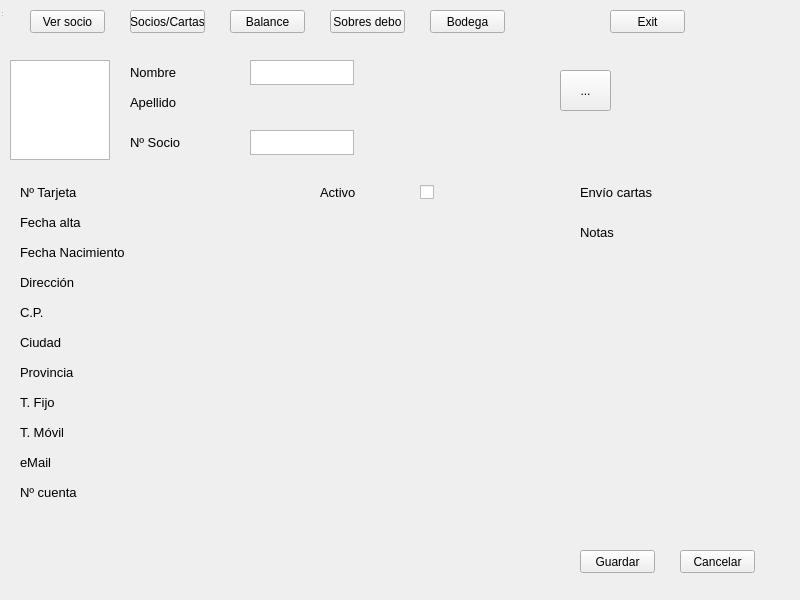
<?xml version="1.0" encoding="UTF-8"?>
<ui version="4.0">
 <class>admon_screen</class>
 <widget class="QWidget" name="admon_screen">
  <property name="geometry">
   <rect>
    <x>0</x>
    <y>0</y>
    <width>800</width>
    <height>600</height>
   </rect>
  </property>
  <property name="windowTitle">
   <string>MainWindow</string>
  </property>
  <widget class="QWidget" name="memberwidget" native="true">
   <property name="geometry">
    <rect>
     <x>0</x>
     <y>50</y>
     <width>801</width>
     <height>551</height>
    </rect>
   </property>
   <widget class="QLabel" name="idmember">
    <property name="geometry">
     <rect>
      <x>130</x>
      <y>80</y>
      <width>120</width>
      <height>25</height>
     </rect>
    </property>
    <property name="font">
     <font>
      <pointsize>10</pointsize>
     </font>
    </property>
    <property name="text">
     <string>Nº Socio</string>
    </property>
    <property name="scaledContents">
     <bool>false</bool>
    </property>
   </widget>
   <widget class="QLabel" name="name">
    <property name="geometry">
     <rect>
      <x>130</x>
      <y>10</y>
      <width>120</width>
      <height>25</height>
     </rect>
    </property>
    <property name="font">
     <font>
      <pointsize>10</pointsize>
     </font>
    </property>
    <property name="text">
     <string>Nombre</string>
    </property>
   </widget>
   <widget class="QLabel" name="surname">
    <property name="geometry">
     <rect>
      <x>130</x>
      <y>40</y>
      <width>120</width>
      <height>25</height>
     </rect>
    </property>
    <property name="font">
     <font>
      <pointsize>10</pointsize>
     </font>
    </property>
    <property name="text">
     <string>Apellido</string>
    </property>
   </widget>
   <widget class="QLabel" name="active">
    <property name="geometry">
     <rect>
      <x>320</x>
      <y>130</y>
      <width>120</width>
      <height>25</height>
     </rect>
    </property>
    <property name="font">
     <font>
      <pointsize>10</pointsize>
     </font>
    </property>
    <property name="text">
     <string>Activo</string>
    </property>
   </widget>
   <widget class="QLabel" name="card_num">
    <property name="geometry">
     <rect>
      <x>20</x>
      <y>130</y>
      <width>120</width>
      <height>25</height>
     </rect>
    </property>
    <property name="font">
     <font>
      <pointsize>10</pointsize>
     </font>
    </property>
    <property name="text">
     <string>Nº Tarjeta</string>
    </property>
   </widget>
   <widget class="QLabel" name="entry_date">
    <property name="geometry">
     <rect>
      <x>20</x>
      <y>160</y>
      <width>80</width>
      <height>25</height>
     </rect>
    </property>
    <property name="font">
     <font>
      <pointsize>10</pointsize>
     </font>
    </property>
    <property name="text">
     <string>Fecha alta</string>
    </property>
   </widget>
   <widget class="QLabel" name="birth">
    <property name="geometry">
     <rect>
      <x>20</x>
      <y>190</y>
      <width>120</width>
      <height>25</height>
     </rect>
    </property>
    <property name="font">
     <font>
      <pointsize>10</pointsize>
     </font>
    </property>
    <property name="text">
     <string>Fecha Nacimiento</string>
    </property>
   </widget>
   <widget class="QLabel" name="address">
    <property name="geometry">
     <rect>
      <x>20</x>
      <y>220</y>
      <width>120</width>
      <height>25</height>
     </rect>
    </property>
    <property name="font">
     <font>
      <pointsize>10</pointsize>
     </font>
    </property>
    <property name="text">
     <string>Dirección</string>
    </property>
   </widget>
   <widget class="QLabel" name="zip_code">
    <property name="geometry">
     <rect>
      <x>20</x>
      <y>250</y>
      <width>120</width>
      <height>25</height>
     </rect>
    </property>
    <property name="font">
     <font>
      <pointsize>10</pointsize>
     </font>
    </property>
    <property name="text">
     <string>C.P.</string>
    </property>
   </widget>
   <widget class="QLabel" name="town">
    <property name="geometry">
     <rect>
      <x>20</x>
      <y>280</y>
      <width>120</width>
      <height>25</height>
     </rect>
    </property>
    <property name="font">
     <font>
      <pointsize>10</pointsize>
     </font>
    </property>
    <property name="text">
     <string>Ciudad</string>
    </property>
   </widget>
   <widget class="QLabel" name="state">
    <property name="geometry">
     <rect>
      <x>20</x>
      <y>310</y>
      <width>120</width>
      <height>25</height>
     </rect>
    </property>
    <property name="font">
     <font>
      <pointsize>10</pointsize>
     </font>
    </property>
    <property name="text">
     <string>Provincia</string>
    </property>
   </widget>
   <widget class="QLabel" name="tel2">
    <property name="geometry">
     <rect>
      <x>20</x>
      <y>370</y>
      <width>120</width>
      <height>25</height>
     </rect>
    </property>
    <property name="font">
     <font>
      <pointsize>10</pointsize>
     </font>
    </property>
    <property name="text">
     <string>T. Móvil</string>
    </property>
   </widget>
   <widget class="QLabel" name="email">
    <property name="geometry">
     <rect>
      <x>20</x>
      <y>400</y>
      <width>120</width>
      <height>25</height>
     </rect>
    </property>
    <property name="font">
     <font>
      <pointsize>10</pointsize>
     </font>
    </property>
    <property name="text">
     <string>eMail</string>
    </property>
   </widget>
   <widget class="QLabel" name="bank_account">
    <property name="geometry">
     <rect>
      <x>20</x>
      <y>430</y>
      <width>120</width>
      <height>25</height>
     </rect>
    </property>
    <property name="font">
     <font>
      <pointsize>10</pointsize>
     </font>
    </property>
    <property name="text">
     <string>Nº cuenta</string>
    </property>
   </widget>
   <widget class="QLabel" name="postal_send">
    <property name="geometry">
     <rect>
      <x>580</x>
      <y>130</y>
      <width>120</width>
      <height>25</height>
     </rect>
    </property>
    <property name="font">
     <font>
      <pointsize>10</pointsize>
     </font>
    </property>
    <property name="text">
     <string>Envío cartas</string>
    </property>
   </widget>
   <widget class="QLabel" name="notes">
    <property name="geometry">
     <rect>
      <x>580</x>
      <y>170</y>
      <width>120</width>
      <height>25</height>
     </rect>
    </property>
    <property name="font">
     <font>
      <pointsize>10</pointsize>
     </font>
    </property>
    <property name="text">
     <string>Notas</string>
    </property>
   </widget>
   <widget class="QPushButton" name="saveButton">
    <property name="geometry">
     <rect>
      <x>580</x>
      <y>500</y>
      <width>75</width>
      <height>23</height>
     </rect>
    </property>
    <property name="text">
     <string>Guardar</string>
    </property>
   </widget>
   <widget class="QPushButton" name="cancelButton">
    <property name="geometry">
     <rect>
      <x>680</x>
      <y>500</y>
      <width>75</width>
      <height>23</height>
     </rect>
    </property>
    <property name="text">
     <string>Cancelar</string>
    </property>
   </widget>
   <widget class="QTextEdit" name="textidmember">
    <property name="geometry">
     <rect>
      <x>250</x>
      <y>80</y>
      <width>104</width>
      <height>25</height>
     </rect>
    </property>
   </widget>
   <widget class="QGraphicsView" name="graphicsView">
    <property name="geometry">
     <rect>
      <x>10</x>
      <y>10</y>
      <width>100</width>
      <height>100</height>
     </rect>
    </property>
   </widget>
   <widget class="QCheckBox" name="activeCheckbox">
    <property name="geometry">
     <rect>
      <x>420</x>
      <y>130</y>
      <width>80</width>
      <height>25</height>
     </rect>
    </property>
    <property name="font">
     <font>
      <pointsize>10</pointsize>
     </font>
    </property>
    <property name="text">
     <string/>
    </property>
   </widget>
   <widget class="QToolButton" name="toolButton">
    <property name="geometry">
     <rect>
      <x>560</x>
      <y>20</y>
      <width>51</width>
      <height>41</height>
     </rect>
    </property>
    <property name="text">
     <string>...</string>
    </property>
   </widget>
   <widget class="QLabel" name="tel">
    <property name="geometry">
     <rect>
      <x>20</x>
      <y>340</y>
      <width>120</width>
      <height>25</height>
     </rect>
    </property>
    <property name="font">
     <font>
      <pointsize>10</pointsize>
     </font>
    </property>
    <property name="text">
     <string>T. Fijo</string>
    </property>
   </widget>
   <widget class="QTextEdit" name="textname">
    <property name="geometry">
     <rect>
      <x>250</x>
      <y>10</y>
      <width>104</width>
      <height>25</height>
     </rect>
    </property>
   </widget>
   <zorder>idmember</zorder>
   <zorder>name</zorder>
   <zorder>surname</zorder>
   <zorder>active</zorder>
   <zorder>card_num</zorder>
   <zorder>entry_date</zorder>
   <zorder>birth</zorder>
   <zorder>address</zorder>
   <zorder>zip_code</zorder>
   <zorder>town</zorder>
   <zorder>state</zorder>
   <zorder>tel2</zorder>
   <zorder>email</zorder>
   <zorder>bank_account</zorder>
   <zorder>postal_send</zorder>
   <zorder>notes</zorder>
   <zorder>saveButton</zorder>
   <zorder>cancelButton</zorder>
   <zorder>textidmember</zorder>
   <zorder>graphicsView</zorder>
   <zorder>activeCheckbox</zorder>
   <zorder>tel</zorder>
   <zorder>toolButton</zorder>
   <zorder>textname</zorder>
  </widget>
  <widget class="QStatusBar" name="statusbar">
   <property name="geometry">
    <rect>
     <x>0</x>
     <y>0</y>
     <width>3</width>
     <height>18</height>
    </rect>
   </property>
  </widget>
  <widget class="QPushButton" name="pushButton_5">
   <property name="geometry">
    <rect>
     <x>430</x>
     <y>10</y>
     <width>75</width>
     <height>23</height>
    </rect>
   </property>
   <property name="text">
    <string>Bodega</string>
   </property>
  </widget>
  <widget class="QPushButton" name="pushButton">
   <property name="geometry">
    <rect>
     <x>30</x>
     <y>10</y>
     <width>75</width>
     <height>23</height>
    </rect>
   </property>
   <property name="text">
    <string>Ver socio</string>
   </property>
  </widget>
  <widget class="QPushButton" name="exitButton">
   <property name="geometry">
    <rect>
     <x>610</x>
     <y>10</y>
     <width>75</width>
     <height>23</height>
    </rect>
   </property>
   <property name="text">
    <string>Exit</string>
   </property>
  </widget>
  <widget class="QPushButton" name="pushButton_3">
   <property name="geometry">
    <rect>
     <x>230</x>
     <y>10</y>
     <width>75</width>
     <height>23</height>
    </rect>
   </property>
   <property name="text">
    <string>Balance</string>
   </property>
  </widget>
  <widget class="QPushButton" name="pushButton_4">
   <property name="geometry">
    <rect>
     <x>330</x>
     <y>10</y>
     <width>75</width>
     <height>23</height>
    </rect>
   </property>
   <property name="text">
    <string>Sobres debo</string>
   </property>
  </widget>
  <widget class="QPushButton" name="pushButton_2">
   <property name="geometry">
    <rect>
     <x>130</x>
     <y>10</y>
     <width>75</width>
     <height>23</height>
    </rect>
   </property>
   <property name="text">
    <string>Socios/Cartas</string>
   </property>
  </widget>
 </widget>
 <resources/>
 <connections/>
</ui>
